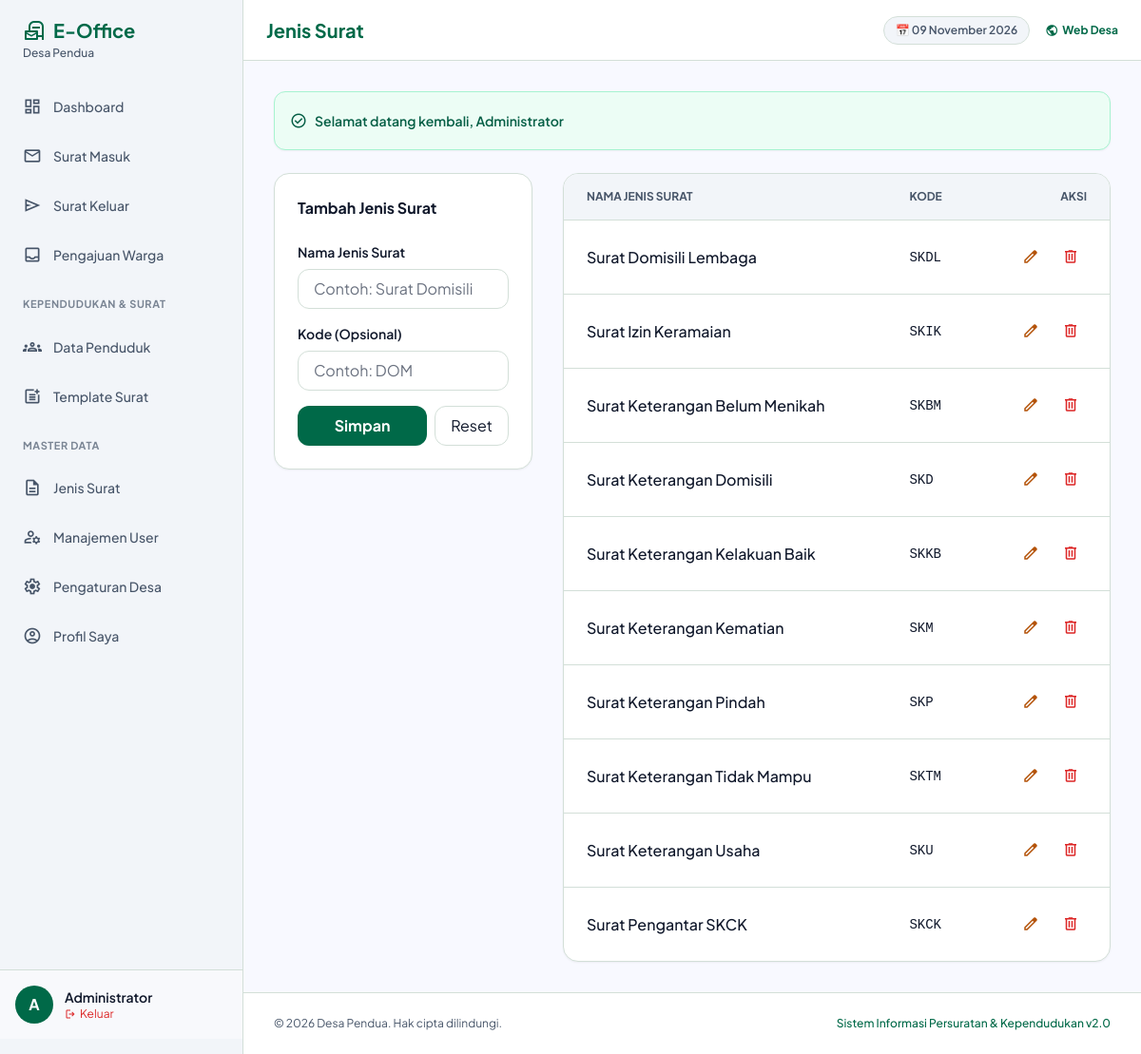
The app's page /admin/master/jenis-surat.php (signed in) with its own data.
### tables this page shows
CREATE TABLE profil_desa (
    id INT PRIMARY KEY DEFAULT 1,
    nama VARCHAR(100) NOT NULL,
    alamat TEXT,
    telepon VARCHAR(20),
    email VARCHAR(100),
    logo VARCHAR(255),
    nama_kades VARCHAR(100),
    nip_kades VARCHAR(50)
);

CREATE TABLE jenis_surat (
    id INT AUTO_INCREMENT PRIMARY KEY,
    nama VARCHAR(100) NOT NULL,
    kode VARCHAR(10)
);

### includes/functions.php (called while the page is built, shortened)
<?php
require_once __DIR__ . '/../config/database.php';
function base_url($path = '') {
    $protocol = isset($_SERVER['HTTPS']) && $_SERVER['HTTPS'] === 'on' ? "https" : "http";
    $host = $_SERVER['HTTP_HOST'];
    $base = $protocol . "://" . $host . "/";
    return $base . ltrim($path, '/');
}
function get_flash() {
    if (isset($_SESSION['flash'])) {
        $flash = $_SESSION['flash'];
        return $flash;
    }
    return null;
}
function is_logged_in() {
    return isset($_SESSION['user_id']);
}
function get_village_profile() {
    global $pdo;
    $stmt = $pdo->query("SELECT * FROM profil_desa LIMIT 1");
    return $stmt->fetch();
}
function format_date($date) {
    $months = [
        1 => 'Januari', 'Februari', 'Maret', 'April', 'Mei', 'Juni',
        'Juli', 'Agustus', 'September', 'Oktober', 'November', 'Desember'
    ];
    $timestamp = strtotime($date);
    $d = date('d', $timestamp);
    $m = $months[(int)date('m', $timestamp)];
    $y = date('Y', $timestamp);
    return "$d $m $y";
}
?>

### admin/master/jenis-surat.php (the view, shortened to what this page needs)
<?php
$page_title = "Jenis Surat";
require_once __DIR__ . '/../../includes/auth.php';
$types = $pdo->query("SELECT * FROM jenis_surat ORDER BY nama ASC")->fetchAll();
require_once __DIR__ . '/../../includes/header.php';
require_once __DIR__ . '/../../includes/sidebar.php';
?>
<div class="grid grid-cols-1 lg:grid-cols-3 gap-8">
    <div class="lg:col-span-1">
        <div class="bg-white rounded-2xl shadow-sm border border-outline-variant p-6 sticky top-24">
            <h3 class="font-bold mb-6" id="form-title">Tambah Jenis Surat</h3>
            <form action="" method="POST" class="space-y-4">
                <div>
                    <label for="name" class="block text-sm font-semibold mb-2">Nama Jenis Surat</label>
                    <input type="text" name="name" id="type-name" required placeholder="Contoh: Surat Domisili"
                        class="w-full px-4 py-2 border border-outline-variant rounded-xl focus:ring-2 focus:ring-primary outline-none transition-all">
                </div>
                <div>
                    <label for="code" class="block text-sm font-semibold mb-2">Kode (Opsional)</label>
                    <input type="text" name="code" id="type-code" placeholder="Contoh: DOM"
                        class="w-full px-4 py-2 border border-outline-variant rounded-xl focus:ring-2 focus:ring-primary outline-none transition-all">
                </div>
                <div class="flex gap-2">
                    <button type="submit" class="flex-1 bg-primary text-white py-2 rounded-xl font-bold hover:bg-primary-container transition-all">
                        Simpan
                    </button>
                    <button type="button" onclick="resetForm()" class="px-4 py-2 border border-outline-variant rounded-xl hover:bg-surface-container-low transition-all">
                        Reset
                    </button>
                </div>
            </form>
        </div>
    </div>
    <div class="lg:col-span-2">
        <div class="bg-white rounded-2xl border border-outline-variant shadow-sm overflow-hidden">
            <table class="w-full text-left border-collapse">
                <thead>
                    <tr class="bg-surface-container-low border-b border-outline-variant">
                        <th class="px-6 py-4 text-xs font-bold uppercase text-on-surface-variant">Nama Jenis Surat</th>
                        <th class="px-6 py-4 text-xs font-bold uppercase text-on-surface-variant">Kode</th>
                        <th class="px-6 py-4 text-xs font-bold uppercase text-on-surface-variant text-right">Aksi</th>
                    </tr>
                </thead>
                <tbody class="divide-y divide-outline-variant">
                    <?php foreach ($types as $type): ?>
                    <tr class="hover:bg-surface-container-low transition-colors">
                        <td class="px-6 py-4 font-medium"><?= $type['nama'] ?></td>
                        <td class="px-6 py-4 font-mono text-sm"><?= $type['kode'] ?: '-' ?></td>
                        <td class="px-6 py-4">
                            <div class="flex items-center justify-end gap-2">
                                <button onclick="editType(<?= $type['id'] ?>, '<?= $type['nama'] ?>', '<?= $type['kode'] ?>')" class="p-2 text-secondary hover:bg-secondary/10 rounded-lg">
                                    <span class="material-symbols-outlined text-lg">edit</span>
                                </button>
                                <a href="?delete=<?= $type['id'] ?>" onclick="return confirm('Hapus jenis surat ini?')" class="p-2 text-error hover:bg-red-50 rounded-lg">
                                    <span class="material-symbols-outlined text-lg">delete</span>
                                </a>
                            </div>
                        </td>
                    </tr>
                    <?php endforeach; ?>
                </tbody>
            </table>
        </div>
    </div>
</div>
<?php require_once __DIR__ . '/../../includes/footer.php'; ?>

### includes/sidebar.php (shortened to what this page needs)
<?php if (is_logged_in()): ?>
<aside id="admin-sidebar" class="h-screen w-64 fixed left-0 top-0 bg-surface-container-low border-r border-outline-variant shadow-lg md:shadow-none flex flex-col py-4 z-40 transform -translate-x-full md:translate-x-0 transition-transform duration-300 ease-in-out">
    <div class="px-6 mb-6 flex items-center justify-between">
        <div>
            <h1 class="text-xl text-primary font-bold flex items-center gap-2">
                <span class="material-symbols-outlined text-2xl">local_post_office</span> E-Office
            </h1>
            <p class="text-xs text-on-surface-variant font-medium"><?= htmlspecialchars(get_village_profile()['nama']) ?></p>
        </div>
    </div>
    <nav class="flex-1 space-y-1 overflow-y-auto px-3">
        <a class="flex items-center gap-3 px-3 py-2.5 rounded-xl font-medium text-sm text-on-surface-variant hover:bg-surface-container-high hover:text-primary transition-all" href="<?= base_url('admin/index.php') ?>">
            <span class="material-symbols-outlined text-xl">dashboard</span>
            Dashboard
        </a>
        <a class="flex items-center gap-3 px-3 py-2.5 rounded-xl font-medium text-sm text-on-surface-variant hover:bg-surface-container-high hover:text-primary transition-all" href="<?= base_url('admin/surat-masuk/index.php') ?>">
            <span class="material-symbols-outlined text-xl">mail</span>
            Surat Masuk
        </a>
        <a class="flex items-center gap-3 px-3 py-2.5 rounded-xl font-medium text-sm text-on-surface-variant hover:bg-surface-container-high hover:text-primary transition-all" href="<?= base_url('admin/surat-keluar/index.php') ?>">
            <span class="material-symbols-outlined text-xl">send</span>
            Surat Keluar
        </a>
        <a class="flex items-center gap-3 px-3 py-2.5 rounded-xl font-medium text-sm text-on-surface-variant hover:bg-surface-container-high hover:text-primary transition-all" href="<?= base_url('admin/pengajuan/index.php') ?>">
            <span class="material-symbols-outlined text-xl">inbox</span>
            Pengajuan Warga
        </a>
        <div class="pt-4 pb-2 px-3 text-[11px] font-bold text-on-surface-variant/70 uppercase tracking-wider">Kependudukan & Surat</div>
        <a class="flex items-center gap-3 px-3 py-2.5 rounded-xl font-medium text-sm text-on-surface-variant hover:bg-surface-container-high hover:text-primary transition-all" href="<?= base_url('admin/penduduk/index.php') ?>">
            <span class="material-symbols-outlined text-xl">groups</span>
            Data Penduduk
        </a>
        <a class="flex items-center gap-3 px-3 py-2.5 rounded-xl font-medium text-sm text-on-surface-variant hover:bg-surface-container-high hover:text-primary transition-all" href="<?= base_url('admin/surat/buat.php') ?>">
            <span class="material-symbols-outlined text-xl">post_add</span>
            Template Surat
        </a>
        <div class="pt-4 pb-2 px-3 text-[11px] font-bold text-on-surface-variant/70 uppercase tracking-wider">Master Data</div>
        <a class="flex items-center gap-3 px-3 py-2.5 rounded-xl font-medium text-sm text-on-surface-variant hover:bg-surface-container-high hover:text-primary transition-all" href="<?= base_url('admin/master/jenis-surat.php') ?>">
            <span class="material-symbols-outlined text-xl">description</span>
            Jenis Surat
        </a>
        <a class="flex items-center gap-3 px-3 py-2.5 rounded-xl font-medium text-sm text-on-surface-variant hover:bg-surface-container-high hover:text-primary transition-all" href="<?= base_url('admin/users/index.php') ?>">
            <span class="material-symbols-outlined text-xl">manage_accounts</span>
            Manajemen User
        </a>
        <a class="flex items-center gap-3 px-3 py-2.5 rounded-xl font-medium text-sm text-on-surface-variant hover:bg-surface-container-high hover:text-primary transition-all" href="<?= base_url('admin/settings/desa.php') ?>">
            <span class="material-symbols-outlined text-xl">settings</span>
            Pengaturan Desa
        </a>
        <a class="flex items-center gap-3 px-3 py-2.5 rounded-xl font-medium text-sm text-on-surface-variant hover:bg-surface-container-high hover:text-primary transition-all" href="<?= base_url('admin/profil.php') ?>">
            <span class="material-symbols-outlined text-xl">account_circle</span>
            Profil Saya
        </a>
    </nav>
    <div class="px-4 py-4 border-t border-outline-variant bg-white/40">
        <div class="flex items-center gap-3">
            <div class="w-10 h-10 rounded-full bg-primary flex items-center justify-center text-white font-bold shrink-0">
                <?= strtoupper(substr($_SESSION['full_name'] ?? 'A', 0, 1)) ?>
            </div>
            <div class="overflow-hidden flex-1">
                <p class="text-sm font-semibold truncate text-on-surface"><?= htmlspecialchars($_SESSION['full_name'] ?? 'User') ?></p>
                <a href="<?= base_url('logout.php') ?>" class="text-xs text-error hover:underline flex items-center gap-1">
                    <span class="material-symbols-outlined text-xs">logout</span> Keluar
                </a>
            </div>
        </div>
    </div>
</aside>
<main class="ml-0 md:ml-64 min-h-screen flex flex-col transition-all">
    <header class="w-full sticky top-0 z-20 bg-white/95 backdrop-blur-md border-b border-outline-variant flex justify-between items-center h-16 px-4 sm:px-6">
        <div class="flex items-center gap-3">
            <h2 class="text-lg sm:text-xl font-bold text-primary truncate"><?= $page_title ?? 'Dashboard' ?></h2>
        </div>
        <div class="flex items-center gap-4">
            <span class="hidden sm:inline-block text-xs font-semibold px-3 py-1.5 rounded-full bg-surface-container-low text-on-surface-variant border border-outline-variant">
                📅 <?= format_date(date('Y-m-d')) ?>
            </span>
            <a href="<?= base_url() ?>" target="_blank" class="text-xs font-bold text-primary hover:underline flex items-center gap-1" title="Lihat Website">
                <span class="material-symbols-outlined text-sm">public</span> Web Desa
            </a>
        </div>
    </header>
    <div class="p-4 sm:p-6 lg:p-8 flex-1">
        <?php $flash = get_flash(); if ($flash): ?>
            <div class="mb-6 p-4 rounded-xl shadow-sm border <?= $flash['type'] === 'success' ? 'bg-emerald-50 text-emerald-800 border-emerald-200' : 'bg-red-50 text-red-800 border-red-200' ?> flex items-center justify-between">
                <div class="flex items-center gap-2">
                    <span class="material-symbols-outlined text-lg"><?= $flash['type'] === 'success' ? 'check_circle' : 'error' ?></span>
                    <span class="text-sm font-semibold"><?= $flash['message'] ?></span>
                </div>
            </div>
        <?php endif; ?>
<?php endif; ?>

### includes/footer.php (shortened to what this page needs)
<?php if (is_logged_in()): ?>
    </div>
    <footer class="mt-auto border-t border-outline-variant bg-white py-4 sm:py-6 px-4 sm:px-8">
        <div class="flex flex-col sm:flex-row justify-between items-center gap-2 text-xs text-on-surface-variant">
            <p>&copy; <?= date('Y') ?> <?= htmlspecialchars(get_village_profile()['nama']) ?>. Hak cipta dilindungi.</p>
            <p class="font-medium text-primary">Sistem Informasi Persuratan & Kependudukan v2.0</p>
        </div>
    </footer>
</main>
<?php endif; ?>
</body>
</html>

### includes/header.php (style rules this page uses)
body { font-family: 'Plus Jakarta Sans', 'Inter', sans-serif; -webkit-tap-highlight-color: transparent; }
.material-symbols-outlined { font-variation-settings: 'FILL' 0, 'wght' 400, 'GRAD' 0, 'opsz' 24; }

### records on screen
profil_desa: nama "Desa Pendua"
jenis_surat: nama "Surat Domisili Lembaga", kode "SKDL"
jenis_surat: nama "Surat Izin Keramaian", kode "SKIK"
jenis_surat: nama "Surat Keterangan Belum Menikah", kode "SKBM"
jenis_surat: nama "Surat Keterangan Domisili", kode "SKD"
jenis_surat: nama "Surat Keterangan Kelakuan Baik", kode "SKKB"
jenis_surat: nama "Surat Keterangan Kematian", kode "SKM"
jenis_surat: nama "Surat Keterangan Pindah", kode "SKP"
jenis_surat: nama "Surat Keterangan Tidak Mampu", kode "SKTM"
jenis_surat: nama "Surat Keterangan Usaha", kode "SKU"
jenis_surat: nama "Surat Pengantar SKCK", kode "SKCK"

### other values on screen
substr($_SESSION['full_name'] ?? 'A', 0, 1) "A"
$_SESSION['full_name'] "Administrator"
$page_title "Jenis Surat"
$flash['message'] "Selamat datang kembali, Administrator"
